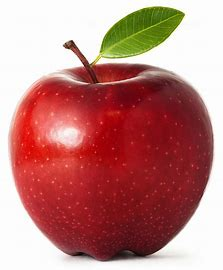
#> input picture openCV_class(cv2)/06_Feature_Transform/img/apple.jpg, 223 x 270 px
$ python a_FFT.py
#> lines starting #> are read from the running program, lines starting #| are printed output that depends on the picture
import numpy as np
import cv2
from matplotlib import pyplot as plt

# 이미지 읽기
image = cv2.imread('img/apple.jpg', cv2.IMREAD_GRAYSCALE)
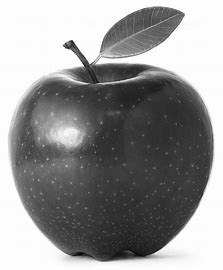
#> image: shape (270, 223); min 0, max 255, mean 148

'''
cv2.imshow('test',image)
cv2.waitKey()
'''

# 푸리에 변환
f = np.fft.fft2(image)
fshift = np.fft.fftshift(f)  # 주파수 이동

# 실수(짝수 = 코사인 )부= 평균밝기 와  /  허수(홀수 = 사인 )부 = 위상   분리
f_real = fshift.real
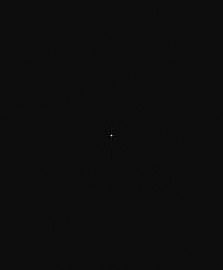
#> f_real: shape (270, 223) float64; min -478909.1, max 8909211, mean 253; drawn with min black and max white
f_imag = fshift.imag

#로그 스케일링 없이 이 값을 그대로 시각화하면 저주파 영역만 강조되어 나머지 영역은 구분하기 어렵다.
#로그작업
magnitude_spectrum = np.log(np.abs(fshift)+1)
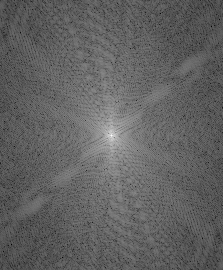
#> magnitude_spectrum: shape (270, 223) float64; min 1.75, max 16, mean 7.23; drawn with min black and max white
real_spectrum = np.log(np.abs(f_real)+1)
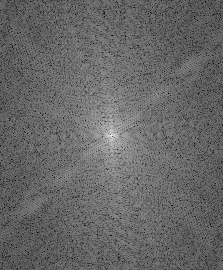
#> real_spectrum: shape (270, 223) float64; min 0.0761, max 16, mean 6.53; drawn with min black and max white
imag_spectrum = np.log(np.abs(f_imag)+1)
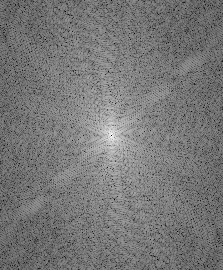
#> imag_spectrum: shape (270, 223) float64; min 2.07e-12, max 13.95, mean 6.55; drawn with min black and max white


plt.subplot(141),plt.imshow(image, cmap='gray')
plt.title('Input Image'), plt.xticks([]), plt.yticks([])

#전체 주파수 스펙트럼(로그스케일 작용)
plt.subplot(142),plt.imshow(magnitude_spectrum, cmap='gray')
plt.title('Magnitude Spectrum'), plt.xticks([]), plt.yticks([])

#실수(짝수)부 주파수 스펙트럼 (로그 스케일링 적용)
plt.subplot(143),plt.imshow(real_spectrum, cmap='gray')
plt.title('Real part'), plt.xticks([]), plt.yticks([])

#허수(홀수)부 주파수 스펙트럼 (로그 스케일링 적용)
plt.subplot(144),plt.imshow(imag_spectrum, cmap='gray')
plt.title('Imaginary part'), plt.xticks([]), plt.yticks([])

plt.show()

$ run again, with openCV_class(cv2)/06_Feature_Transform/img/fly.jpg copied over openCV_class(cv2)/06_Feature_Transform/img/apple.jpg
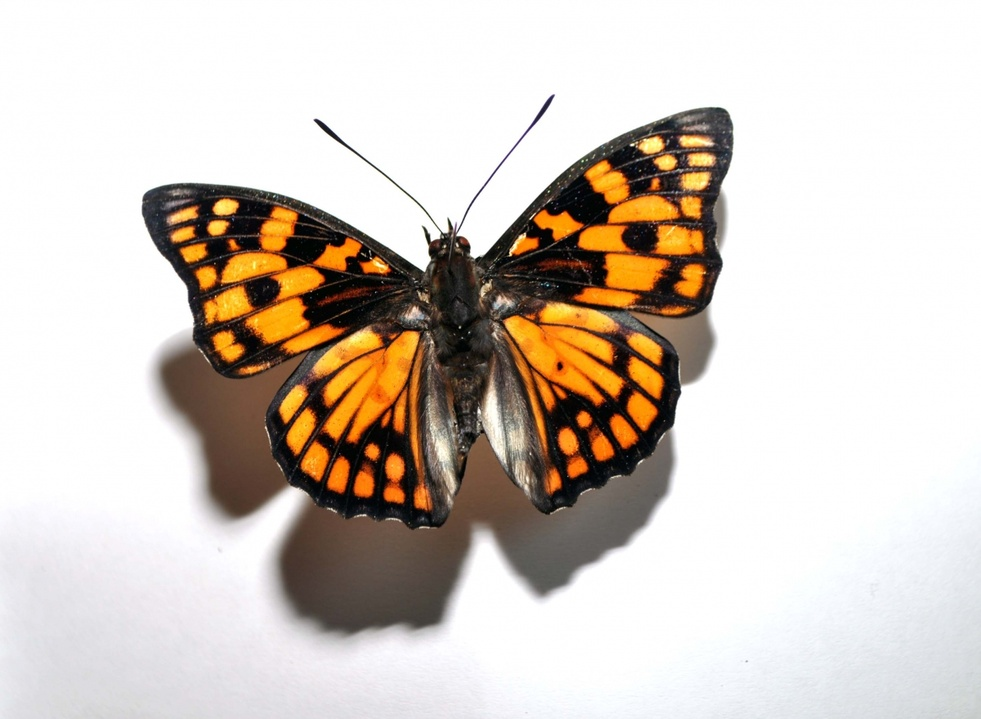
#> input picture openCV_class(cv2)/06_Feature_Transform/img/fly.jpg, 981 x 719 px, shrunk from 1200 x 879 before the run
#> `imag_spectrum = np.log(np.abs(f_imag)+1)`:
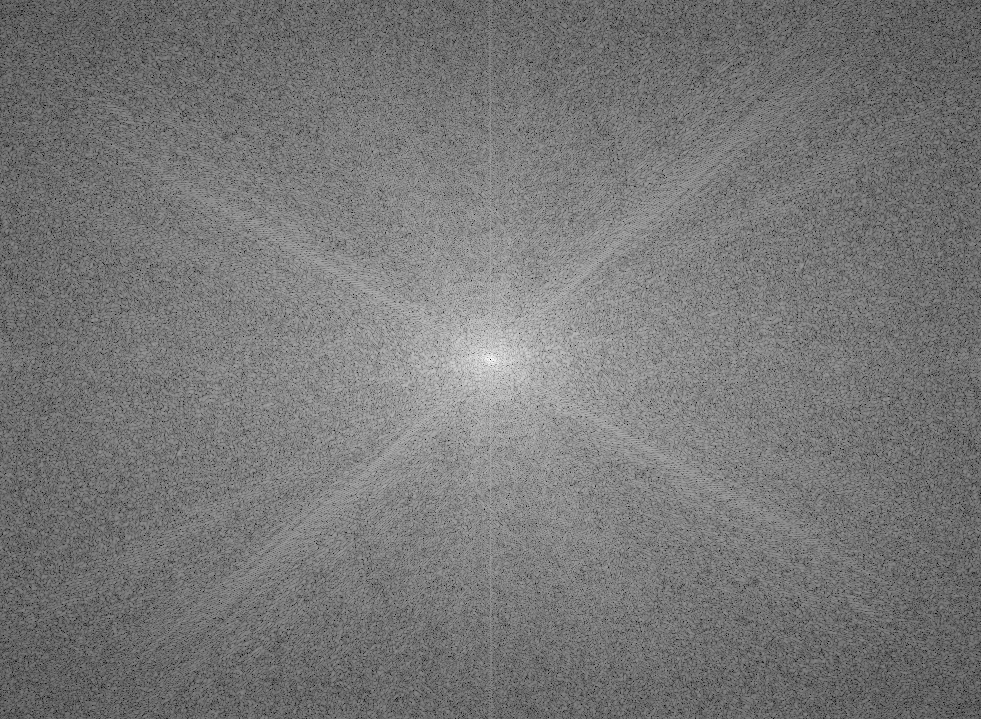
#> imag_spectrum: shape (719, 981) float64; min 1.34e-09, max 15.7, mean 7.36; drawn with min black and max white
#> `plt.show()`:
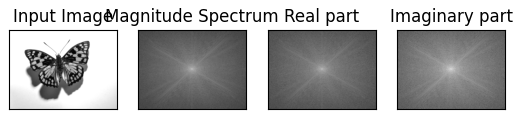
#> figure drawn by matplotlib, 4 panels
